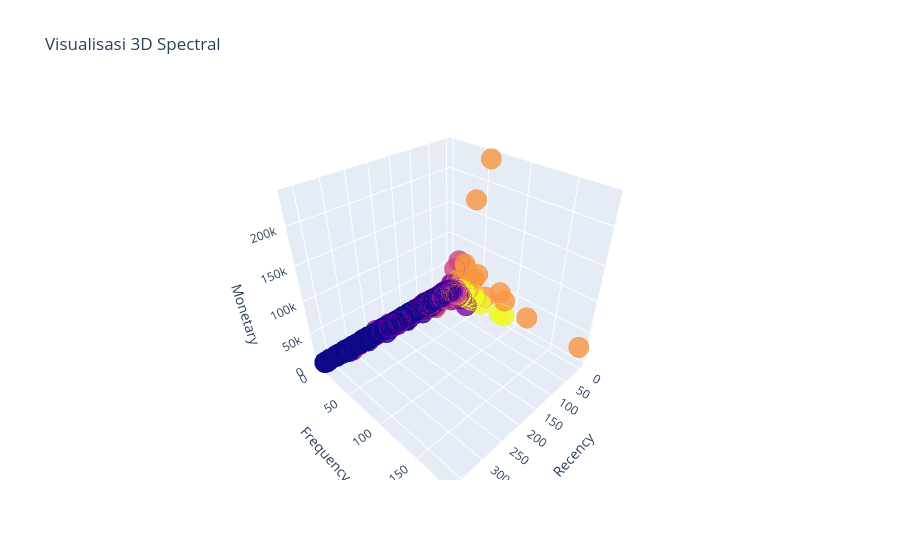

Notebook code cell kept with this figure:
### Code cell
# Menampilkan visualisasi 3D dari hasil Clustering
visual_3d = go.Scatter3d(
    x= df_spectral['Recency'],
    y= df_spectral['Frequency'],
    z= df_spectral['Monetary'],
    hovertemplate=(
        "Recency: %{x}<br>"
        "Frequency: %{y}<br>"
        "Monetary: %{z:.2f}"),
    mode='markers',
    marker=dict(
        color = df_spectral['Cluster'],
        size= 12,
        line=dict(
            color= df_spectral['Cluster'],
            width= 6
        ),
        opacity=0.8
    )
)

data = [visual_3d]
layout = go.Layout(
    title= 'Visualisasi 3D Spectral',
    scene = dict(
            xaxis = dict(title  = 'Recency'),
            yaxis = dict(title  = 'Frequency'),
            zaxis = dict(title  = 'Monetary')
        )
)

fig = go.Figure(data=data, layout=layout)
fig.show()

### Figure 1 — Plotly figure (JSON) as saved in the notebook; plotly's stock layout.template omitted (floating-point values rounded to 4 significant figures; data arrays with more than 128 entries replaced by an {"elided": "..."} marker saying what was removed)
{"data": [{"hovertemplate": "Recency: %{x}<br>Frequency: %{y}<br>Monetary: %{z:.2f}", "marker": {"color": {"elided": "3835 int values"}, "line": {"color": {"elided": "3835 int values"}, "width": 6}, "opacity": 0.8, "size": 12}, "mode": "markers", "type": "scatter3d", "x": {"elided": "3835 int values"}, "y": {"elided": "3835 int values"}, "z": {"elided": "3835 float values"}}], "layout": {"scene": {"xaxis": {"title": {"text": "Recency"}}, "yaxis": {"title": {"text": "Frequency"}}, "zaxis": {"title": {"text": "Monetary"}}}, "title": {"text": "Visualisasi 3D Spectral"}}}
